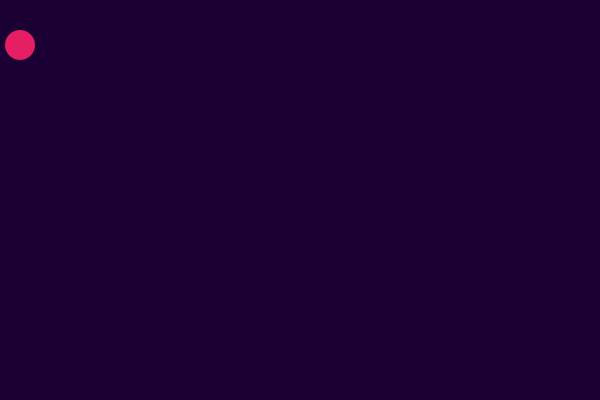
Frame 1 (no input)
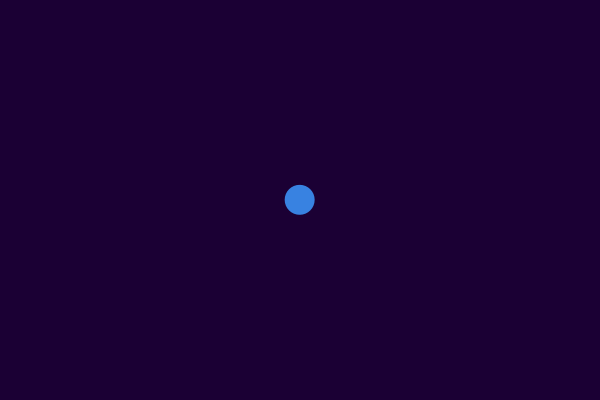
Frame 60 (the mouse pressed at the canvas centre just before this capture)
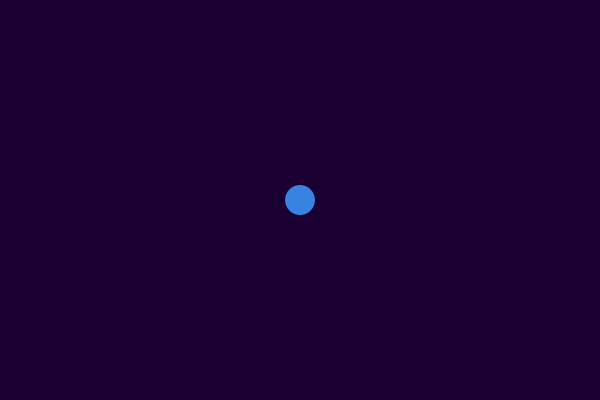
Frame 120 (the mouse held since frame 60 and released just before this capture)

The Processing sketch that drew these frames (run headless with seeded random() and noise(); from frame 60 on, the mouse is pressed at the canvas centre):

// Processing sketch: lerpColor
// ── lerpColor.pde
// Smoothin' and Lerpin
float lerpAmount = 0;

float xStart = 20;
float xEnd = 440;

float yStart = 45;
float yEnd = 374;

color zeroColor = color(230, 30, 100);
color oneColor = color(56, 130, 225);

float lengthInMillis = 1500;
int startTime = 0; //set on mouse click

void setup () {
  size(600, 400);
  noStroke();
  smooth();
}

void draw() {
  background(27, 0, 52);

  float x = lerp(xStart, width/2, lerpAmount);
  float y = lerp(yStart, height/2, lerpAmount);

  color lerpFill = lerpColor(zeroColor, oneColor, lerpAmount);
  fill(lerpFill);
  ellipse(x, y, 30, 30);

  //lerpAmount += .001;
  //lerpAmount = min( lerpAmount, 1);
  println(lerpAmount);
  
   lerpAmount = 1 - pow( 1- returnEaseAmount(), 4);
   
  //lerpAmount = 1-pow( 1-returnEaseAmount(), 3);
   
  /* // if you want to do some springy stuff, ElasticEaseOut:
  float time = returnEaseAmount();
  float springyness = .2; // lower number is more springy
  lerpAmount = pow(2, -10*time) * sin((time-springyness/4)*(2*PI)/springyness) + 1;
  */
}
float returnEaseAmount() {
  // localTime is to see where to start the function
  float localTime = millis()-startTime;
  // divide the part by the total for a percentage:
  float toReturn = localTime/lengthInMillis;
  // clamp the percentage to 1. (Beyond 1 means it doesn't stop)
  toReturn = min(toReturn, 1);
  return toReturn;
}
void mouseClicked() {
  startTime = millis();
  xStart = mouseX;
  yStart = mouseY;
}
